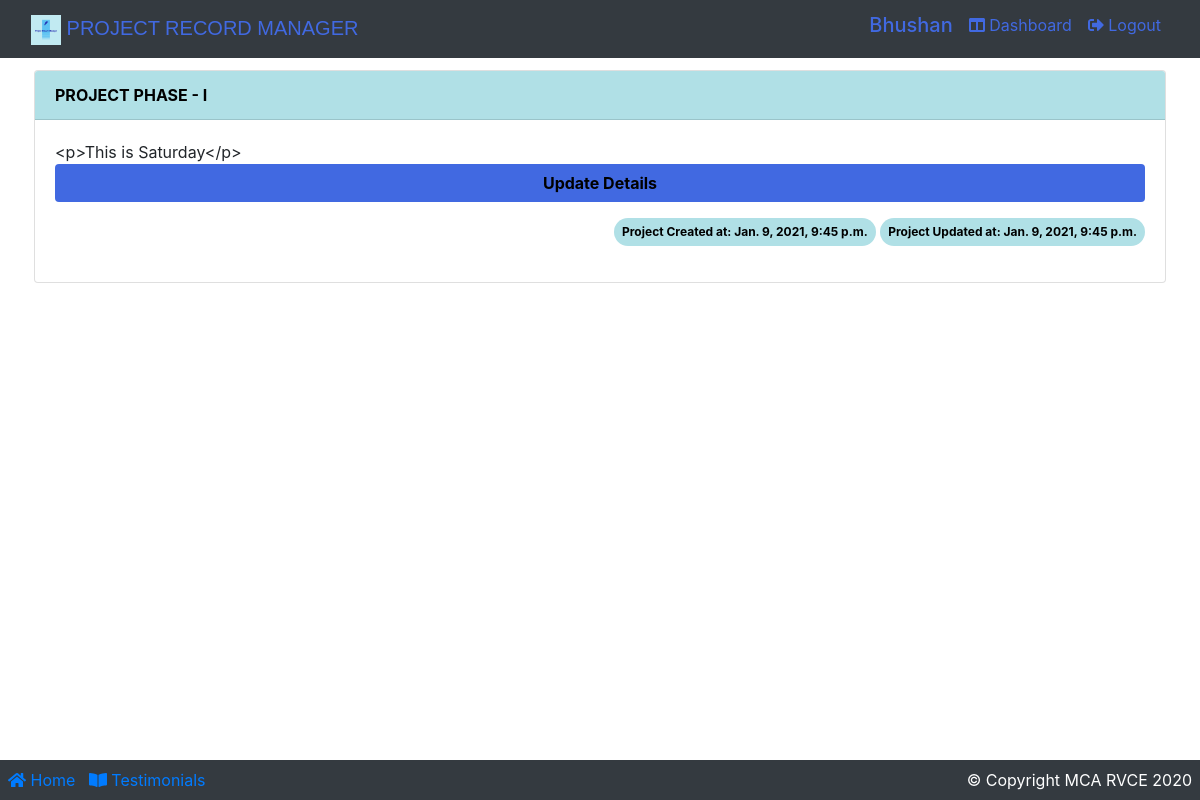
The page /projectphase1/ (signed in) on the database its author committed.
### app/models.py (models this page shows, shortened)
class CustomUser(AbstractBaseUser, PermissionsMixin):
    username = None
    first_name = None
    last_name = None
    admin = models.BooleanField(default=False)
    active = models.BooleanField(default=True)
    staff = models.BooleanField(default=False)
    isstudent = models.BooleanField(default=False)
    isfaculty = models.BooleanField(default=False)
    student_available = models.BooleanField(default=False)
    faculty_available = models.BooleanField(default=False)
    email = models.EmailField(_('email address'), unique=True)
    USERNAME_FIELD = 'email'
    REQUIRED_FIELDS = []
    name = models.CharField(max_length=100)
    created_at = models.DateTimeField(auto_now_add=True)
    updated_at = models.DateTimeField(auto_now=True)
    objects = UserManager()
    @property
    def is_active(self):
        return self.active
    @property
    def is_student(self):
        return self.isstudent
    @property
    def is_faculty(self):
        return self.isfaculty

class ProjectPhase1(models.Model):
    scrum_master = models.CharField(max_length=100, default="scrum master")
    project_title = models.ForeignKey(
        Team, on_delete=models.CASCADE, null=True)
    phase1 = HTMLField()
    created_at = models.DateTimeField(auto_now_add=True)
    updated_at = models.DateTimeField(auto_now=True)
    def __str__(self):
        return str(self.project_title) + "phase1"

### app/views.py (the view)
# urls.py: path('projectphase1/', views.projectPhase1Creation, name="projectphase1"),
def projectPhase1Creation(request):
    needToUpdate = False
    needToUpdateidt = False
    queryset2 = Team.objects.filter(owner=(request.user.name + " " + request.user.email))
    queryset3 = Team.objects.filter(partner=request.user.id)
    idTitle = ""
    if queryset2:
        for data in queryset3 or queryset2:
            idTitle = int(data.id)
    if queryset3:
        for data in queryset3 or queryset2:
            idTitle = int(data.id)
    queryset = ProjectPhase1.objects.filter(scrum_master=request.user.name)
    idt = ProjectPhase1.objects.filter(project_title=idTitle)
    print("==> idt ", idt)
    count = 0
    c1 = 0
    if queryset:
        for data in queryset:
            proj_title = data.project_title
            print("title from Project Syp when come from user.id", data.project_title)
            if data:
                count = count + 1
            if count == 1:
                needToUpdate = True
    if idt:
        for data in idt:
            proj_title = data.project_title
            print("title from Project when title comes from team", data.project_title)
            if data:
                c1 = c1 + 1
            if c1 == 1:
                needToUpdateidt = True
    print(count, c1)
    print(needToUpdate, needToUpdateidt)
    if request.method == 'POST':
        form1 = ProjectPhase1Form(request.POST, request.FILES)
        if form1.is_valid():
            form1.save()
            project_title = form1.cleaned_data.get('project_title')
            messages.success(request, f'Phase-I created for {project_title}.')
            return redirect('projectphase1')
    else:
        form1 = ProjectPhase1Form()
    return render(request, 'project/project_phase1.html',
                  {'form1': form1, 'needToUpdate': needToUpdate, 'queryset': queryset,
                   'idt': idt,
                   "needToUpdateidt": needToUpdateidt})

### app/models.py (called while the page is built)
    def __str__(self):
        return self.name + ' ' + self.email

    def __str__(self):
        return self.name + ' ' + self.email

    def __str__(self):
        return str(self.title) + ", Student1:  " + str(self.owner) + ", student2:  " + str(
            self.partner) + ", Guide:  " + str(self.guide)

### templates/project/project_phase1.html (shortened to what this page needs)
{% extends 'base.html' %}
{% load static %}
{% load crispy_forms_tags %}
{% block content %}
    <div class="container p-1">
        <div class="card mt-2">
            <div class="card-header font-weight-bold" style="background:powderblue; color:black;">
                PROJECT PHASE - I
            </div>
            <div class="card-body">
                {% if needToUpdate == False %}
                    <form action="{% url 'projectphase1' %}" method="POST" enctype="multipart/form-data">
                        {% csrf_token %}
                        <div class="form-row">
                            <div class="form-group col-md-12 mb-0">
                                <div id="div_id_scrum_master" class="form-group">
                                    <label for="id_scrum_master" class=" requiredField">
                                        Scrum master<span class="asteriskField">*</span>
                                    </label>
                                    <div class="">
                                        <input type="text" name="scrum_master" value="{{ user.name }}" maxlength="100"
                                               class="textinput textInput form-control"
                                               id="id_scrum_master" readonly>
                                    </div>
                                </div>
                            </div>
                        </div>
                        <div class="form-row">
                            <div class="form-group col-md-12 mb-0">
                                {{ form1.project_title|as_crispy_field }}
                            </div>
                        </div>
                        <div class="form-row">
                            <div class="form-group col-md-12 mb-0">
                                {{ form1.phase1|as_crispy_field }}
                            </div>
                        </div>
                        <div class="form-row">
                            <div class="form-group col-md-8 mb-0 offset-1">
                                <button type="submit" class="btn btn-block font-weight-bold"
                                        style="background: royalblue;color: black; ">Submit Details
                                </button>
                            </div>
                        </div>
                    </form>
                {% else %}
                    {% for data in queryset %}
                        {{ data.phase1 }}
                        <a href="{% url 'updatePhase1' data.id %}" class="btn btn-block font-weight-bold"
                           style="background: royalblue;color: black; ">Update Details
                        </a>
                        <div class="container text-right m-2 p-2">
                            <span class="badge badge-info badge-pill p-2 font-weight-bolder" style="background:powderblue; color:black;">Project Created at: {{ data.created_at }}</span>
                            <span class="badge badge-info badge-pill p-2 font-weight-bolder" style="background:powderblue; color:black;">Project Updated at: {{ data.updated_at }}</span>
                        </div>
                    {% endfor %}
                {% endif %}
            </div>
        </div>
    </div>
{% endblock %}

### templates/base.html (shortened to what this page needs)
{% load static %}
<!DOCTYPE html>
<html lang="en">
<head>
    <link rel="stylesheet" href="{% static 'css/bootstrap.css' %}"/>
    <link rel="stylesheet" href="{% static 'css/main.css' %}"/>
    <link href="https://cdn.datatables.net/1.10.20/css/dataTables.bootstrap4.min.css" rel="stylesheet"
/>
    <link rel="stylesheet" href="https://use.fontawesome.com/releases/v5.6.3/css/all.css"/>
</head>
<body>
<nav class="navbar navbar-expand-lg bg-dark navbar-dark">
    <div class="container-fluid">
        <div class="navbar-header">
            <a class="navbar-brand" href="{% url 'index' %}"
               style="text-decoration: none; color:royalblue; font-family: Verdana, Geneva, Tahoma, sans-serif;">
                <img src="{% static 'images/logo/logo2.png' %}" alt="logo" width="30px" class="img img-fluid"/>
                PROJECT RECORD MANAGER</a>
        </div>
        <div class="collapse navbar-collapse justify-content-end" id="navbarSupportedContent">
            <ul class="nav navbar-nav">
                <li class="nav-item mr-3">
                    {% if request.user.is_student %}
                        <h5 style="text-decoration: none; color:royalblue;">{{ user.name }}</h5>
                    {% endif %}
                </li>
                <li class="nav-item">
                    {% if request.user.is_student %}
                        <li class="nav-item">
                            <a class="mr-3" href="{% url 'studentDashboard' %}"
                               style="text-decoration: none; color:royalblue;">
                                <span class="fas fa-columns"></span>&nbsp;Dashboard
                            </a>
                        </li>
                    {% endif %}
                {% if request.user.is_authenticated %}
                    <a class="mr-2" href="{% url 'logout' %}" style="text-decoration: none; color:royalblue;">
                        <span class="fas fa-sign-out-alt"></span>&nbsp;Logout
                    </a>
                    </li>
                {% endif %}
            </ul>
        </div>
    </div>
</nav>
{% block content %}
{% endblock %}
<br>
<footer class="container-fluid bg-dark p-2 fixed-bottom">
    <div class="row">
        <div class="col-md-6">
            <a href="{% url 'index' %}"><span class="fas fa-home"></span>&nbsp;Home</a> &nbsp;
            <a href="#"><span class="fas fa-book-open"></span>&nbsp;Testimonials</a>
        </div>
        <div class="col-md-6 text-right text-white">
            <span>© Copyright MCA RVCE 2020</span>
        </div>
    </div>
</footer>
</body>
</html>

### static/css/main.css (style rules this page uses)
.card-header { background-color:rgb(240, 235, 235); color: royalblue; }

### rows shown on the page
CustomUser: name "Bhushan"
ProjectPhase1: phase1 "<p>This is Saturday</p>", created_at "Jan. 9, 2021, 9:45 p.m.", updated_at "Jan. 9, 2021, 9:45 p.m."
